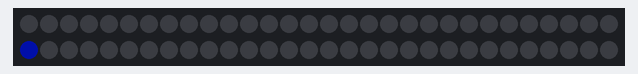
A sketch run on a simulated Arduino Nano, built with avr-gcc and run on an emulated ATmega328P. Parts: 60 RGB LEDs in strip order, left to right, continuing on the next row. Dim RGB values are drawn brighter than linear; colours are those a GRB WS2812 strip shows for the declared byte order; what the sketch prints to the serial monitor is not drawn.

Above: at 1.15 s.
At 1.75 s:
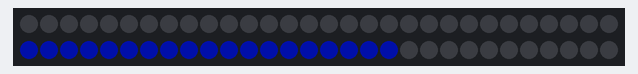
At 3.07 s:
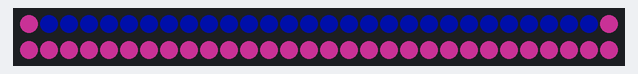
At 3.68 s:
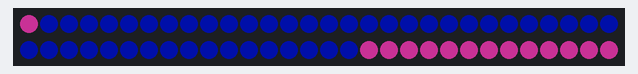
At 4.77 s:
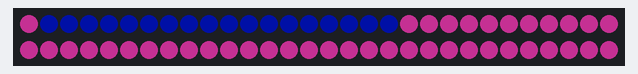
At 8.15 s:
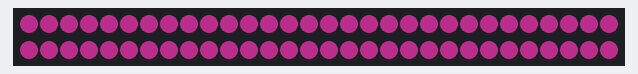

The sketch:

colorPalette.ino
```cpp
/* Sawtooth
 *
 * By: Andrew Tuline
 *
 * Date: February, 2018
 *
 * Creating a sawtooth pattern using millis and bpm. It runs at about 440 fps with the configuration below on an Arduino Nano.
 *
 */

#include "FastLED.h"                                          // FastLED library.

#if FASTLED_VERSION < 3001000
#error "Requires FastLED 3.1 or later; check github for latest code."
#endif

// Fixed definitions cannot change on the fly.
#define LED_DT 5                                             // Data pin to connect to the strip.
#define LED_CK 11                                             // Clock pin for WS2801 or APA102.
#define COLOR_ORDER BGR                                       // It's GRB for WS2812 and BGR for APA102.
#define LED_TYPE WS2812                                       // Using APA102, WS2812, WS2801. Don't forget to modify LEDS.addLeds to suit.
#define NUM_LEDS 60                                           // Number of LED's.

// Global variables can be changed on the fly.
uint8_t max_bright = 128;                                     // Overall brightness.

struct CRGB leds[NUM_LEDS];                                   // Initialize our LED array.

// Palette definitions
CRGBPalette16 currentPalette = PartyColors_p;
CRGBPalette16 targetPalette = PartyColors_p;
TBlendType    currentBlending = LINEARBLEND;                  // NOBLEND or LINEARBLEND


void setup() {

  Serial.begin(115200);                                        // Initialize serial port for debugging.
  delay(1000);                                                // Delayed startup in case there's an issue on some platforms.

  //LEDS.addLeds<LED_TYPE, LED_DT, LED_CK, COLOR_ORDER>(leds, NUM_LEDS);  // Use this for WS2801 or APA102
  LEDS.addLeds<LED_TYPE, LED_DT, COLOR_ORDER>(leds, NUM_LEDS);  // Use this for WS2812

  FastLED.setBrightness(max_bright);
  FastLED.setMaxPowerInVoltsAndMilliamps(5, 500);               // FastLED Power management set at 5V, 500mA.

} // setup()


void loop () {

  Serial.println(LEDS.getFPS());
  sawtooth();
  FastLED.show();

} // loop()


void sawtooth() {

  int bpm = 30;
  int ms_per_beat = 60000/bpm;                                // 500ms per beat, where 60,000 = 60 seconds * 1000 ms
  int ms_per_led = 60000/bpm/NUM_LEDS;

  int cur_led = ((millis() % ms_per_beat) / ms_per_led)%(NUM_LEDS);     // Using millis to count up the strand, with %NUM_LEDS at the end as a safety factor.

  if (cur_led == 0)
   fill_solid(leds, NUM_LEDS, CRGB::YellowGreen);
  else
    leds[cur_led] = ColorFromPalette(currentPalette, 50, 100, currentBlending);    // I prefer to use palettes instead of CHSV or CRGB assignments.

} // sawtooth()
```
